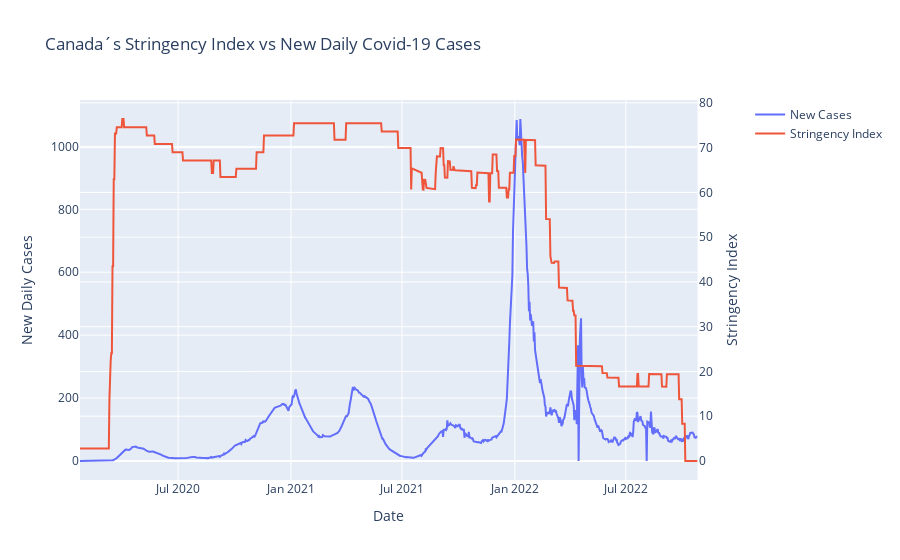
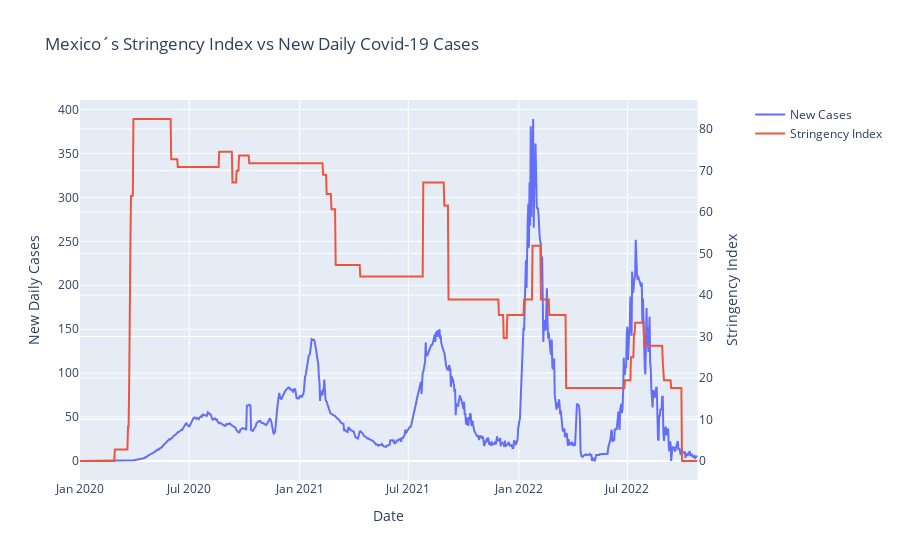
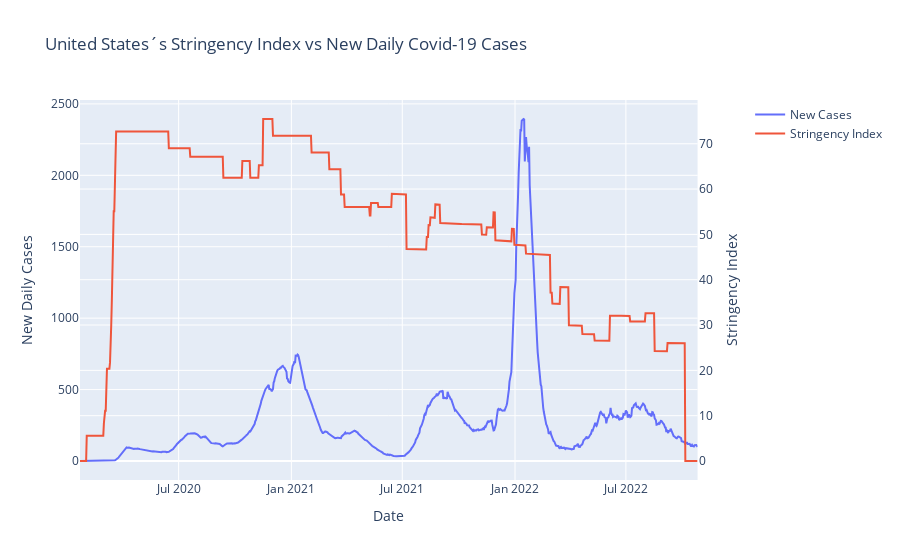

Notebook code cell kept with these figures, in order:
### Markdown cell above
The first graph above shows that the trends of the average daily cases per million people followed a similar pattern in each country in North America, though the heights of each country's peaks clearly differ in degree. It is possible that some of the difference between the countries is due to a difference in reporting standards and/or a failure to report cases. A trend of under-reporting cases is particularly likely in the case of Mexico, since the first graph suggests that their population typically experienced far fewer cases on average than experienced in either Canada or the United States, while the second graph suggests that the rate of deaths in the country was similar to that seen in the United States. 

Another interesting observation from the first two graphs above is that, while the peaks in the average daily deaths per million people in each country due to COVID-19 stayed relatively consistent throughout the timeframe of the dataset, the average daily cases per million people in Canada and the United States showed far more extreme peaks in later 2021 and early 2022. This difference in trends speaks to a potential benefit of the COVID-19 vaccinations -- although the daily rate of COVID-19 cases in each country did not decrease after their introduction, the daily rate of COVID-19 deaths was far lower after their introduction, when compared to the rates of COVID-19 cases. In other words, it appears that the COVID-19 vaccinations succeeded in reducing the lethality of the COVID-19 virus, rather than its virality. 

When it comes to stringency index, it is evident from the line plot that each government enacted strict measures in their country shortly after the COVID-19 pandemic began impacting their population. Over the following three years, each government then slowly reduced the breadth and severity of their regulations, only heightening them again during months in which average daily COVID-19 cases peaked. 

To further analyze the stringency index in each country, and to visualize the relationship of this variable with the cases and deaths due to COVID-19 experienced in each country, we used interactive line graphs made with Plotly.

### Code cell
# Comparing stringency index to new COVID-19 cases in each country in NA:

for location in list(covid_data[covid_data['continent'] == 'North America']['location'].unique()):
    fig = make_subplots(specs=[[{"secondary_y": True}]])
    fig.add_trace(go.Scatter(x=covid_data[covid_data['location'] == location]["date"], 
                                y=covid_data[covid_data['location'] == location]['new_cases_smoothed_per_million'], name="New Cases"), secondary_y=False)

    fig.add_trace(go.Scatter(x=covid_data[covid_data['location'] == location]["date"], 
                                y=covid_data[covid_data['location'] == location]['stringency_index'], name="Stringency Index"), secondary_y=True)

    fig.update_layout(title_text=str(location)+"´s Stringency Index vs New Daily Covid-19 Cases")
    fig.update_xaxes(title_text="Date")
    fig.update_yaxes(title_text="New Daily Cases", secondary_y=False)
    fig.update_yaxes(title_text="Stringency Index", secondary_y=True)
    fig.show()

### Figure 1 — Plotly figure (JSON) as saved in the notebook; plotly's stock layout.template omitted (floating-point values rounded to 4 significant figures; data arrays with more than 128 entries replaced by an {"elided": "..."} marker saying what was removed)
{"data": [{"name": "New Cases", "type": "scatter", "x": {"elided": "1008 str values"}, "xaxis": "x", "y": {"elided": "1008 float values"}, "yaxis": "y"}, {"name": "Stringency Index", "type": "scatter", "x": {"elided": "1008 str values"}, "xaxis": "x", "y": {"elided": "1008 float values"}, "yaxis": "y2"}], "layout": {"autosize": true, "title": {"text": "Canada´s Stringency Index vs New Daily Covid-19 Cases"}, "xaxis": {"anchor": "y", "autorange": true, "domain": [0, 0.94], "range": ["2020-01-23", "2022-10-26"], "title": {"text": "Date"}, "type": "date"}, "yaxis": {"anchor": "x", "autorange": true, "domain": [0, 1], "range": [-60.39, 1147.0], "title": {"text": "New Daily Cases"}, "type": "linear"}, "yaxis2": {"anchor": "x", "autorange": true, "overlaying": "y", "range": [-4.244, 80.63], "side": "right", "title": {"text": "Stringency Index"}, "type": "linear"}}}

### Figure 2 — Plotly figure (JSON) as saved in the notebook; plotly's stock layout.template omitted (floating-point values rounded to 4 significant figures; data arrays with more than 128 entries replaced by an {"elided": "..."} marker saying what was removed)
{"data": [{"name": "New Cases", "type": "scatter", "x": {"elided": "1030 str values"}, "xaxis": "x", "y": {"elided": "1030 float values"}, "yaxis": "y"}, {"name": "Stringency Index", "type": "scatter", "x": {"elided": "1030 str values"}, "xaxis": "x", "y": {"elided": "1030 float values"}, "yaxis": "y2"}], "layout": {"autosize": true, "title": {"text": "Mexico´s Stringency Index vs New Daily Covid-19 Cases"}, "xaxis": {"anchor": "y", "autorange": true, "domain": [0, 0.94], "range": ["2020-01-01", "2022-10-26"], "title": {"text": "Date"}, "type": "date"}, "yaxis": {"anchor": "x", "autorange": true, "domain": [0, 1], "range": [-21.63, 410.9], "title": {"text": "New Daily Cases"}, "type": "linear"}, "yaxis2": {"anchor": "x", "autorange": true, "overlaying": "y", "range": [-4.578, 86.99], "side": "right", "title": {"text": "Stringency Index"}, "type": "linear"}}}

### Figure 3 — Plotly figure (JSON) as saved in the notebook; plotly's stock layout.template omitted (floating-point values rounded to 4 significant figures; data arrays with more than 128 entries replaced by an {"elided": "..."} marker saying what was removed)
{"data": [{"name": "New Cases", "type": "scatter", "x": {"elided": "1009 str values"}, "xaxis": "x", "y": {"elided": "1009 float values"}, "yaxis": "y"}, {"name": "Stringency Index", "type": "scatter", "x": {"elided": "1009 str values"}, "xaxis": "x", "y": {"elided": "1009 float values"}, "yaxis": "y2"}], "layout": {"autosize": true, "title": {"text": "United States´s Stringency Index vs New Daily Covid-19 Cases"}, "xaxis": {"anchor": "y", "autorange": true, "domain": [0, 0.94], "range": ["2020-01-22", "2022-10-26"], "title": {"text": "Date"}, "type": "date"}, "yaxis": {"anchor": "x", "autorange": true, "domain": [0, 1], "range": [-133.0, 2527.0], "title": {"text": "New Daily Cases"}, "type": "linear"}, "yaxis2": {"anchor": "x", "autorange": true, "overlaying": "y", "range": [-4.192, 79.65], "side": "right", "title": {"text": "Stringency Index"}, "type": "linear"}}}
